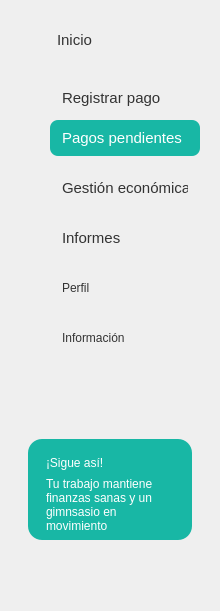
   <widget class="QFrame" name="frameMenu">
    <property name="geometry">
     <rect>
      <x>0</x>
      <y>89</y>
      <width>220</width>
      <height>611</height>
     </rect>
    </property>
    <property name="frameShape">
     <enum>QFrame::NoFrame</enum>
    </property>
    <widget class="QPushButton" name="btnInicio">
     <property name="geometry">
      <rect>
       <x>45</x>
       <y>22</y>
       <width>150</width>
       <height>36</height>
      </rect>
     </property>
     <property name="font">
      <font>
       <family>Segoe UI</family>
       <pointsize>11</pointsize>
       <weight>50</weight>
       <italic>false</italic>
       <bold>false</bold>
      </font>
     </property>
     <property name="styleSheet">
      <string notr="true">
QPushButton {
    background-color: transparent;
    border: none;
    border-radius: 8px;
    padding: 8px 12px;
	font-weight: normal;
    text-align: left;
    color: #333333;
}
QPushButton:hover {
    background-color: #E8F8F5;
}

QPushButton:checked {
    background-color: #DDF7F3;
    color: #333333;
}</string>
     </property>
     <property name="text">
      <string>Inicio</string>
     </property>
    </widget>
    <widget class="QPushButton" name="btnInscritos">
     <property name="geometry">
      <rect>
       <x>50</x>
       <y>170</y>
       <width>150</width>
       <height>36</height>
      </rect>
     </property>
     <property name="font">
      <font>
       <family>Segoe UI</family>
       <pointsize>11</pointsize>
      </font>
     </property>
     <property name="styleSheet">
      <string notr="true">QPushButton {
    background-color: transparent;
    border: none;
    border-radius: 8px;
    padding: 8px 12px;
    text-align: left;
    color: #333333;
}

QPushButton:hover {
    background-color: #E8F8F5;
}

QPushButton:checked {
    background-color: #DDF7F3;
    color: #333333;
    font-weight: bold;
}</string>
     </property>
     <property name="text">
      <string>Gestión económica</string>
     </property>
     <property name="flat">
      <bool>true</bool>
     </property>
    </widget>
    <widget class="QPushButton" name="btnOcupacion">
     <property name="geometry">
      <rect>
       <x>50</x>
       <y>220</y>
       <width>161</width>
       <height>36</height>
      </rect>
     </property>
     <property name="font">
      <font>
       <family>Segoe UI</family>
       <pointsize>11</pointsize>
      </font>
     </property>
     <property name="styleSheet">
      <string notr="true">QPushButton {
    background-color: transparent;
    border: none;
    border-radius: 8px;
    padding: 8px 12px;
    text-align: left;
    color: #333333;
}

QPushButton:hover {
    background-color: #E8F8F5;
}

QPushButton:checked {
    background-color: #DDF7F3;
    color: #333333;
    font-weight: bold;
}</string>
     </property>
     <property name="text">
      <string>Informes</string>
     </property>
     <property name="flat">
      <bool>true</bool>
     </property>
    </widget>
    <widget class="QPushButton" name="btnPerfil">
     <property name="geometry">
      <rect>
       <x>50</x>
       <y>270</y>
       <width>150</width>
       <height>36</height>
      </rect>
     </property>
     <property name="styleSheet">
      <string notr="true">QPushButton {
    background-color: transparent;
    border: none;
    border-radius: 8px;
    padding: 8px 12px;
    text-align: left;
    color: #333333;
}

QPushButton:hover {
    background-color: #E8F8F5;
}

QPushButton:checked {
    background-color: #DDF7F3;
    color: #333333;
    font-weight: bold;
}
</string>
     </property>
     <property name="text">
      <string>Perfil</string>
     </property>
    </widget>
    <widget class="QPushButton" name="btnInformacion">
     <property name="geometry">
      <rect>
       <x>50</x>
       <y>320</y>
       <width>150</width>
       <height>36</height>
      </rect>
     </property>
     <property name="styleSheet">
      <string notr="true">QPushButton {
    background-color: transparent;
    border: none;
    border-radius: 8px;
    padding: 8px 12px;
    text-align: left;
    color: #333333;
}

QPushButton:hover {
    background-color: #E8F8F5;
}

QPushButton:checked {
    background-color: #DDF7F3;
    color: #333333;
    font-weight: bold;
}</string>
     </property>
     <property name="text">
      <string>Información</string>
     </property>
    </widget>
    <widget class="QFrame" name="cardSigue">
     <property name="geometry">
      <rect>
       <x>28</x>
       <y>439</y>
       <width>164</width>
       <height>101</height>
      </rect>
     </property>
     <property name="styleSheet">
      <string notr="true">QFrame#cardSigue { background-color: #18B7A5; border-radius: 14px; border: none; }</string>
     </property>
     <widget class="QLabel" name="lblSigue">
      <property name="geometry">
       <rect>
        <x>18</x>
        <y>12</y>
        <width>130</width>
        <height>24</height>
       </rect>
      </property>
      <property name="styleSheet">
       <string notr="true">color:white; font:bold 11pt &quot;Segoe UI&quot;;</string>
      </property>
      <property name="text">
       <string>¡Sigue así!</string>
      </property>
     </widget>
     <widget class="QLabel" name="lblSigueTexto">
      <property name="geometry">
       <rect>
        <x>18</x>
        <y>35</y>
        <width>130</width>
        <height>61</height>
       </rect>
      </property>
      <property name="styleSheet">
       <string notr="true">color:white; font:9pt &quot;Segoe UI&quot;;</string>
      </property>
      <property name="text">
       <string>Tu trabajo mantiene finanzas sanas y un gimnsasio en movimiento</string>
      </property>
      <property name="wordWrap">
       <bool>true</bool>
      </property>
     </widget>
    </widget>
    <widget class="QLabel" name="label">
     <property name="geometry">
      <rect>
       <x>20</x>
       <y>30</y>
       <width>20</width>
       <height>20</height>
      </rect>
     </property>
     <property name="text">
      <string/>
     </property>
     <property name="pixmap">
      <pixmap resource="../imagenes/recursos.qrc">:/newPrefix/casa_inicio.png</pixmap>
     </property>
     <property name="scaledContents">
      <bool>true</bool>
     </property>
    </widget>
    <widget class="QLabel" name="label_10">
     <property name="geometry">
      <rect>
       <x>20</x>
       <y>280</y>
       <width>23</width>
       <height>23</height>
      </rect>
     </property>
     <property name="text">
      <string/>
     </property>
     <property name="pixmap">
      <pixmap resource="../imagenes/recursos.qrc">:/newPrefix/usuario.png</pixmap>
     </property>
     <property name="scaledContents">
      <bool>true</bool>
     </property>
    </widget>
    <widget class="QLabel" name="label_11">
     <property name="geometry">
      <rect>
       <x>20</x>
       <y>330</y>
       <width>23</width>
       <height>23</height>
      </rect>
     </property>
     <property name="text">
      <string/>
     </property>
     <property name="pixmap">
      <pixmap resource="../imagenes/recursos.qrc">:/newPrefix/informacion.png</pixmap>
     </property>
     <property name="scaledContents">
      <bool>true</bool>
     </property>
    </widget>
    <widget class="QLabel" name="label_12">
     <property name="geometry">
      <rect>
       <x>20</x>
       <y>90</y>
       <width>20</width>
       <height>20</height>
      </rect>
     </property>
     <property name="text">
      <string/>
     </property>
     <property name="pixmap">
      <pixmap resource="../imagenes/recursos.qrc">:/newPrefix/caja-registradora.png</pixmap>
     </property>
     <property name="scaledContents">
      <bool>true</bool>
     </property>
    </widget>
    <widget class="QLabel" name="label_3">
     <property name="geometry">
      <rect>
       <x>20</x>
       <y>130</y>
       <width>20</width>
       <height>20</height>
      </rect>
     </property>
     <property name="styleSheet">
      <string notr="true">image: url(:/newPrefix/tarjeta-de-credito.png)</string>
     </property>
     <property name="text">
      <string/>
     </property>
    </widget>
    <widget class="QLabel" name="label_4">
     <property name="geometry">
      <rect>
       <x>20</x>
       <y>180</y>
       <width>20</width>
       <height>20</height>
      </rect>
     </property>
     <property name="styleSheet">
      <string notr="true">image: url(:/newPrefix/cartera.png)</string>
     </property>
     <property name="text">
      <string/>
     </property>
    </widget>
    <widget class="QLabel" name="label_8">
     <property name="geometry">
      <rect>
       <x>20</x>
       <y>230</y>
       <width>23</width>
       <height>23</height>
      </rect>
     </property>
     <property name="styleSheet">
      <string notr="true">image: url(:/newPrefix/grafico-de-barras.png)</string>
     </property>
     <property name="text">
      <string/>
     </property>
    </widget>
    <widget class="QPushButton" name="btnRegistroAsistencia">
     <property name="geometry">
      <rect>
       <x>50</x>
       <y>120</y>
       <width>150</width>
       <height>36</height>
      </rect>
     </property>
     <property name="font">
      <font>
       <family>Segoe UI</family>
       <pointsize>11</pointsize>
      </font>
     </property>
     <property name="styleSheet">
      <string notr="true">QPushButton {
    background-color: #18B7A5;
    border: none;
    border-radius: 8px;
    padding: 8px 12px;
    text-align: left;
    color: #FFFFFF;
}

QPushButton:hover {
    background-color: #E8F8F5;
}

QPushButton:checked {
    background-color: #DDF7F3;
    color: #333333;
    font-weight: bold;
}

 

</string>
     </property>
     <property name="text">
      <string>Pagos pendientes</string>
     </property>
     <property name="flat">
      <bool>true</bool>
     </property>
    </widget>
    <widget class="QPushButton" name="btnClases_2">
     <property name="geometry">
      <rect>
       <x>50</x>
       <y>80</y>
       <width>150</width>
       <height>36</height>
      </rect>
     </property>
     <property name="font">
      <font>
       <family>Segoe UI</family>
       <pointsize>11</pointsize>
      </font>
     </property>
     <property name="mouseTracking">
      <bool>false</bool>
     </property>
     <property name="tabletTracking">
      <bool>false</bool>
     </property>
     <property name="styleSheet">
      <string notr="true">QPushButton {
    background-color: transparent;
    border: none;
    border-radius: 8px;
    padding: 8px 12px;
    text-align: left;
    color: #333333;
}

QPushButton:hover {
    background-color: #E8F8F5;
}

QPushButton:checked {
    background-color: #DDF7F3;
    color: #333333;
    font-weight: bold;
}</string>
     </property>
     <property name="text">
      <string>Registrar pago</string>
     </property>
     <property name="checkable">
      <bool>true</bool>
     </property>
     <property name="checked">
      <bool>false</bool>
     </property>
     <property name="flat">
      <bool>false</bool>
     </property>
    </widget>
   </widget>
